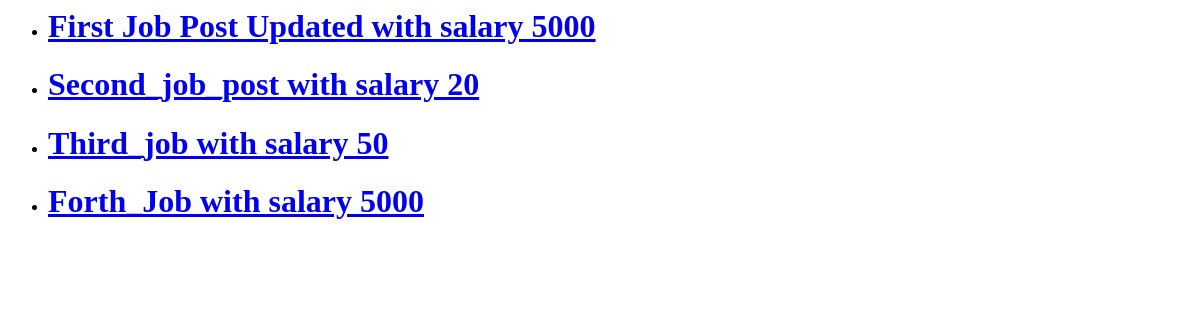
The app's page /, older data.
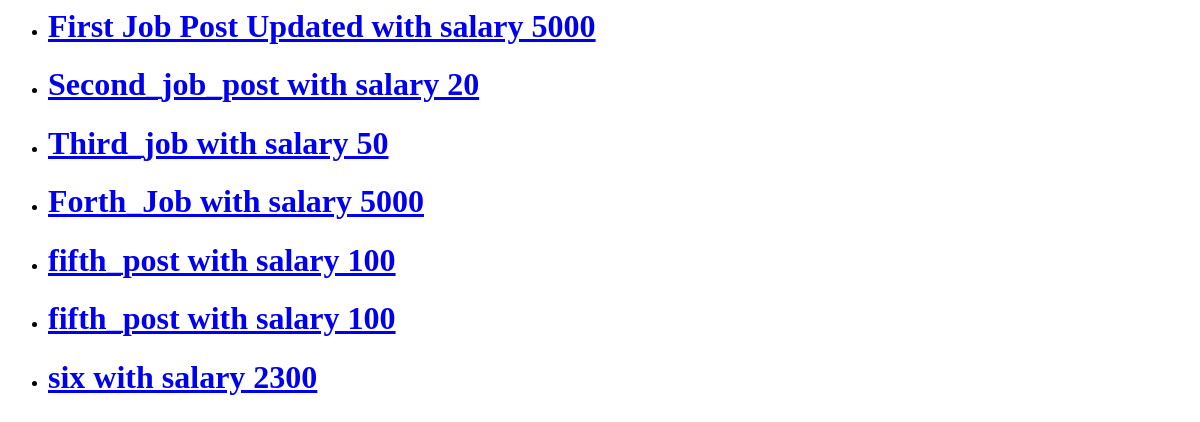
The same page, newer data.
### app/models.py (models this page shows, shortened)
class JobPost(models.Model):
    title = models.CharField(max_length=200)
    description = models.CharField(max_length=200)
    date = models.DateTimeField(auto_now_add=True)
    expiry = models.DateField(null=True)
    salary = models.IntegerField()
    slug = models.SlugField(null=True,max_length=40)
    def __str__(self):
        return f"{self.title} with salary {self.salary}"

### app/views.py (the view)
# urls.py: path('',views.job_list,name='jobs_home'),
def job_list(request):
    jobs = JobPost.objects.all()
    context = {"jobs":jobs}
    return render(request,"app/index.html",context)

### app/templates/app/index.html
<ul>
    {% for job in jobs %}
        <li>
            <a href="{% url 'jobs_detail' job.id %}"><h1>{{job}}</h1></a>
        </li>
    {%endfor%}
</ul>

Row changes from the older to the newer data that the page shows:
added JobPost: title+salary "fifth_post with salary 100"
added JobPost: title+salary "fifth_post with salary 100"
added JobPost: title+salary "six with salary 2300"
